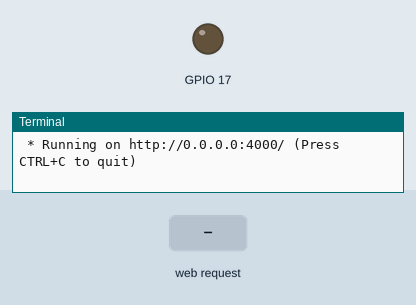
A program run on a simulated Raspberry Pi (BCM pin numbers). Parts: output pins drawn as LEDs (lit = HIGH), the last lines printed to the terminal. The test bench sets the inputs (shaded band). The clock reads 2024-03-15 10:24:30 at power-on unless the program sets it.

Above: at 1.2 s.
1.3 s: HTTP request for /off received
At 1.6 s:
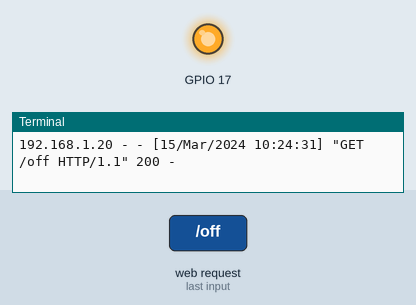
4.3 s: HTTP request for /on received
At 5.1 s:
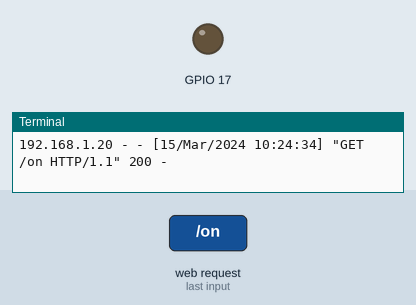
Timing chart, 0 to 7.3 s (numbered marks = the images above; inputs shaded):
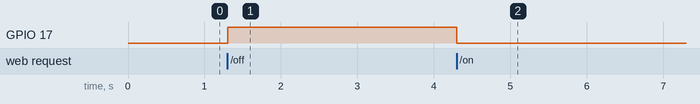

The program:

server.py
```python
from controller import LightController
from flask import Flask

app = Flask(__name__)
c = LightController()

@app.route('/')
def index():
  return '''
    <style>a { font-size: 300%; } div {display: block; margin: 20px;}</style>
    <div><a href="/on">on</a></div>
    <div><a href="/off">off</a></div>
  '''

@app.route('/on')
def on():
  c.on()
  return '''
    <style>a { font-size: 300%; } div {display: block; margin: 20px;}</style>
    <div><a href="/on">on</a></div>
    <div><a href="/off">off</a></div>
  '''

@app.route('/off')
def off():
  c.off()
  return '''
    <style>a { font-size: 300%; } div {display: block; margin: 20px;}</style>
    <div><a href="/on">on</a></div>
    <div><a href="/off">off</a></div>
  '''

app.run(host='0.0.0.0', port=4000)
```

controller.py
```python
import RPi.GPIO as GPIO

class LightController:
  def __init__(self):
    GPIO.setmode(GPIO.BCM)
    GPIO.setup(17, GPIO.OUT)

  def on(self):
    GPIO.output(17, GPIO.LOW)

  def off(self):
    GPIO.output(17, GPIO.HIGH)
```

Measured:
- after the input at 1.3 s, GPIO 17: LOW → HIGH at once
- after the input at 4.3 s, GPIO 17: HIGH → LOW at once
